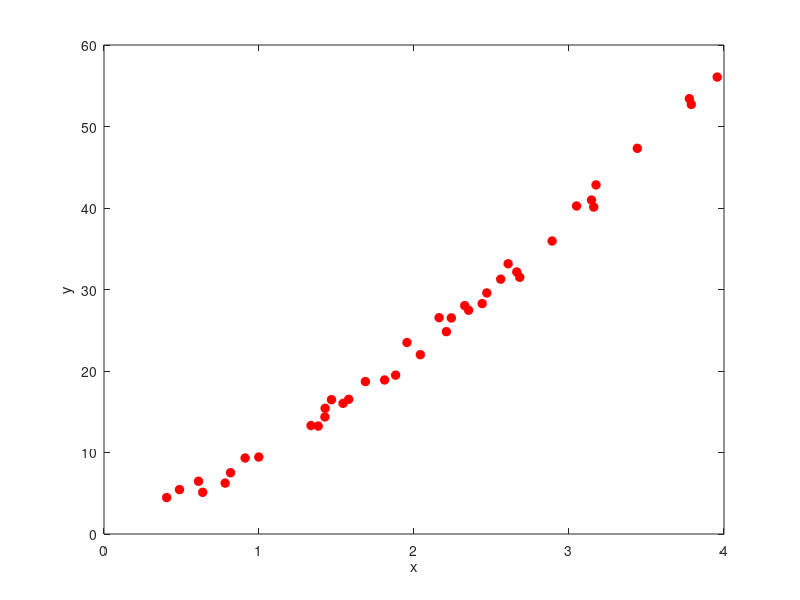

The MATLAB script that drew this image:
clear 
close all


m = 40;
e = 1;

w2 = 2;
w1 = 6;
w0 = 2;

xtr = 4*rand(m,1);

ytr = w2*xtr.^2+w1*xtr + w0 + e*randn(m,1);
X = [xtr, ones(m,1)];

m1 = min(xtr);
m2 = max(xtr);
xx = m1:(m2-m1)/100:m2;



figure
plot(xtr,ytr,'ro','LineWidth',1, 'MarkerFaceColor','r')
hold on
%plot(xx, w1*xx + w0, 'g.', 'LineWidth',2)
xlabel('x');
ylabel('y'); 

